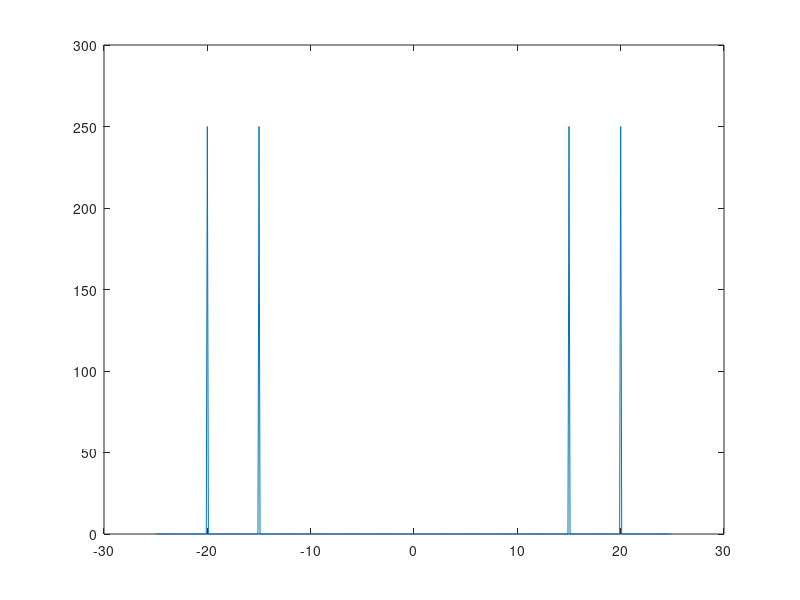

Recreate this plot in MATLAB.
Ts = 1/50;
t = 0:Ts:10-Ts; 
a = sin(2*pi*15*t) + sin(2*pi*20*t);
plot(t,a)

Ts = 1/50;
t = 0:Ts:10-Ts; 
a = sin(2*pi*15*t) + sin(2*pi*20*t);
y = fft(a); 
fs = 1/Ts;
f = (0:length(y)-1)*fs/length(y);
n = length(a); 
fshift = (-n/2:n/2-1)*(fs/n);
yshift = fftshift(y);
plot(fshift,abs(yshift))
